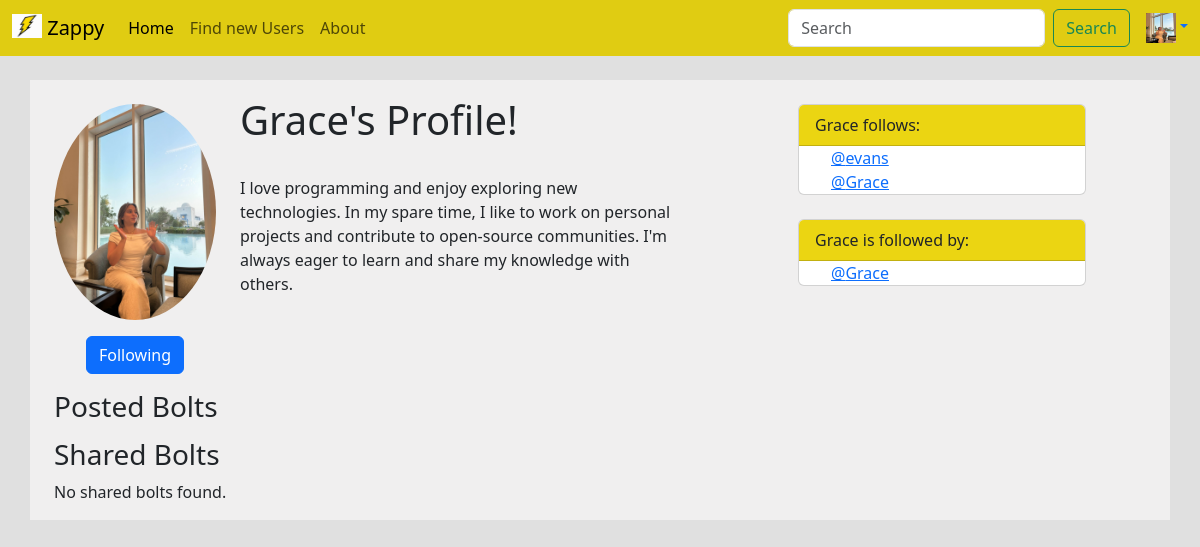
/profile/73 (signed in), run on an earlier commit of the app's database.
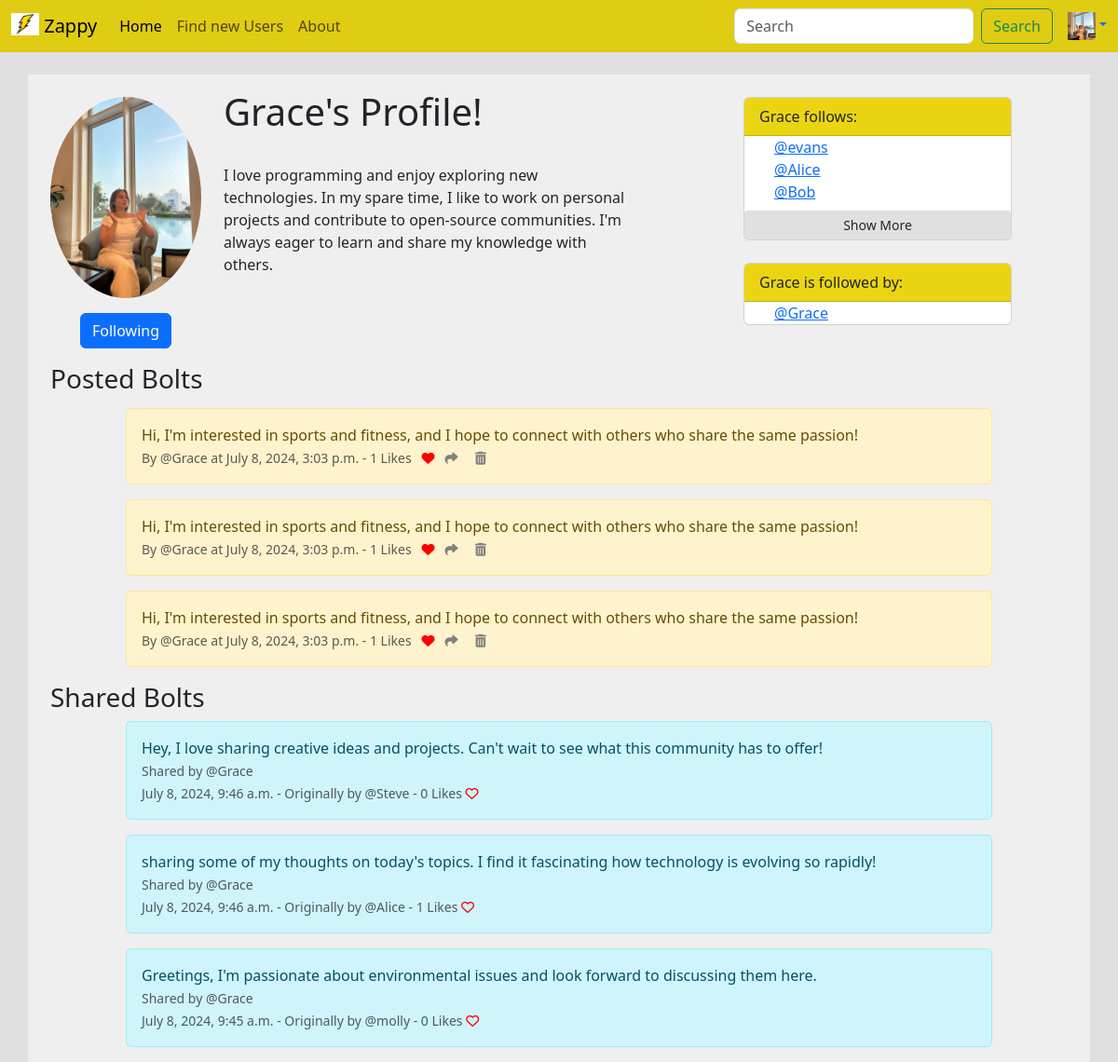
And on a later commit of the database.
### Tclone/models.py (models this page shows, shortened)
class Profile(models.Model):
    user = models.OneToOneField(User, on_delete=models.CASCADE)
    follows = models.ManyToManyField("self", related_name="followed_by", symmetrical=False, blank=True)
    profile_image= models.ImageField(null=True,blank=True,upload_to="images/")
    profile_bio = models.CharField(null=True, blank=True, max_length=500)
    data_modified = models.DateTimeField(User, auto_now=True)
    def __str__(self):
        return self.user.username

class Bolt(models.Model):
    user = models.ForeignKey(
        User, related_name='bolts',
        on_delete=models.DO_NOTHING
        )
    body = models.CharField(max_length=250)
    created_at = models.DateTimeField(auto_now_add=True)
    likes = models.ManyToManyField(User, related_name="BoltLikes")
    def get_number_likes(self):
        return self.likes.count()

class SharedBolt(models.Model):
    user = models.ForeignKey(User, on_delete=models.CASCADE)
    bolt = models.ForeignKey(Bolt, on_delete=models.CASCADE)

### Tclone/views.py (the view)
# urls.py: path('profile/<str:pk>', views.profile, name="profile"),
def profile(request, pk):
    if request.user.is_authenticated:
        context_dict = {}
        profile = Profile.objects.get(user=pk)
        bolts = Bolt.objects.filter(user=pk).order_by("-created_at")
        shared_bolts = SharedBolt.objects.filter(user=pk).select_related('bolt')
        context_dict['profile'] = profile
        context_dict['bolts'] = bolts
        context_dict['shared_bolts'] = shared_bolts
        if request.method == 'POST':
            if 'follow_user' in request.POST:
                request.user.profile.follows.add(profile)
            elif 'unfollow_user' in request.POST:
                request.user.profile.follows.remove(profile)
    return render(request, 'profile.html',context=context_dict)

### Tclone/templates/profile.html (shortened to what the changed rows need)
{% extends 'base.html' %}
{% load static %}
{% block content %}
<html>
    {% if user.is_authenticated %}
        <div class="container text-left">
            <div class="row">
                <div class="col-2 text-right mt-4">
                    {% if profile.profile_image %}
                        <img src="{{ profile.profile_image.url }}" class="img-fluid rounded-circle">
                    {% else %}
                        <img src="{% static 'images/blankprofile.jpg' %}" class="img-fluid rounded-circle">
                    {% endif %}
                    <div class="row mt-3">
                        <div class="col-12 text-center">
                            <form method="post" action="{% url 'profile' profile.user.id %}">
                                {% if profile in user.profile.follows.all %}
                                    <button class="btn btn-primary" type="submit">Following</button>
                                {% else %}
                                    <input type="hidden" name="follow_user" value="{{ profile.user.id }}">
                                    <button class="btn btn-primary" type="submit">Follow</button>
                                {% endif %}
                            </form>
                        </div>
                    </div>
                </div>
                <div class="col-5 text-left mt-3">
                    <h1>{{ profile.user.username }}'s Profile!</h1>
                    <p>{{ profile.profile_bio }}</p>
                </div>
                <div class="col-1"></div>
                <div class="col-4 mt-4">
                    <body>
                        <div class="card " style="width: 18rem;">
                            <div class="card-header" style="background-color: #ebd512;">
                                {{ profile.user }} follows:
                            </div>
                            {% if profile.follows %}
                                <ul class="list-group list-group-flush">
                                    <ul>
                                        {% for followed_user in profile.follows.all|slice:":3" %}
                                            <a href="{% url 'profile' followed_user.user.id %}">@{{ followed_user }}</a></br>
                                        {% endfor %}
                                    </ul>
                                    {% if profile.follows.count > 3 %}
                                        <button class="btn btn-sm mt-2" style="background-color: #e0e0e0;">Show More</button>
                                    {% endif %}
                                </ul>
                            {% else %}
                                <p>{{profile.user}} are not following anyone yet.</p>
                            {% endif %}
                        </div>
                        <div class="card " style="width: 18rem;">
                            <div class="card-header" style="background-color: #ebd512;">
                                {{ profile.user }} is followed by:</br>
                            </div>
                            {% if profile.followed_by %}
                                <ul class="list-group list-group-flush">
                                    <ul>
                                        {% for followed_user in profile.followed_by.all|slice:":3" %}
                                        <a href="{% url 'profile' followed_user.user.id %}">@{{ followed_user }}</a></br>
                                        {% endfor %}
                                    </ul>
                            {% else %}
                                <p>{{profile.user}} is not followed by anyone yet.</p>
                            {% endif %}
                        </div>
                    </body>
                </div>
            </div>
            <div class="row mt-3">
                    <h3>Posted Bolts</h3></br></br>
                    {% if bolts %}
                        {%for bolt in bolts %}
                        <div class="col-1"></div>
                            <div class="alert alert-warning col-10" role="alert">
                                {{bolt.body}}<br/>
                                <small class="text-muted">
                                    By @{{bolt.user}} at {{bolt.created_at}} - {{bolt.get_number_likes}} Likes
                                    &nbsp;
                                    {% if user in bolt.likes.all %}
                                        <a href="{% url 'bolt_like' bolt.id %}">
                                        <i class="fa-solid fa-heart" style="color:red"></i></a>
                                    {% else %}
                                        <a href="{% url 'bolt_like' bolt.id %}">
                                        <i class="fa fa-heart-o" style="color:red"></i></a>
                                    {% endif %}
                                    <a href="{% url 'bolt_share' bolt.id %}">
                                    <i class="fa-solid fa-share" style="color:grey" ></i></a>
                                        {% if user == profile.user %}
                                            <a href="{% url 'delete_bolt' bolt.id %}">
                                                <i class="fas fa-trash-alt" style="color:grey" ></i>
                                            </a>
                                        {% endif %}
                                </small>
                            </div>
                        <div class="col-1"></div>
                        {% endfor %}
                    {% endif %}
                        <h3>Shared Bolts</h3>
                        {% if shared_bolts %}
                            {% for shared_bolt in shared_bolts %}
                            <div class="col-1"></div>
                                <div class="alert alert-info col-10" role="alert">
                                    {{ shared_bolt.bolt.body }}<br/>
                                    <small class="text-muted">
                                        Shared by @{{ shared_bolt.user.username }}<br/>
                                        {{ shared_bolt.bolt.created_at }} - Originally by @{{ shared_bolt.bolt.user.username }}  - {{ shared_bolt.bolt.get_number_likes }} Likes
                                        {% if user in shared_bolt.bolt.likes.all %}
                                            <a href="{% url 'bolt_like' shared_bolt.bolt.id %}">
                                                <i class="fa-solid fa-heart" style="color:red"></i>
                                            </a>
                                        {% else %}
                                            <a href="{% url 'bolt_like' shared_bolt.bolt.id %}">
                                                <i class="fa fa-heart-o" style="color:red"></i>
                                            </a>
                                        {% endif %}
                                    </small>
                                </div>
                            <div class="col-1"></div>
                            {% endfor %}
                        {% else %}
                            <p>No shared bolts found.</p>
                        {% endif %}
            </div>
        </div>
    {% else %}
        <div class="alert alert-warning" role="alert">
            You must be logged in to see this page.
            <a href="login">Login</a>
        </div>
    {% endif %}
</html>
{% endblock %}

What changed in the data, as far as the page shows it:
no longer on one of the page's lists (row unchanged): Profile: user.username "Grace"
now on this page (row unchanged): Profile: user.username "Alice", shown under "Grace's Profile!"
now on this page (row unchanged): Profile: user.username "Bob", shown under "Grace's Profile!"
added Bolt: body "Hi, I'm interested in sports and fitness, and I hope to connect with others who share the same passion!", user "Grace", created_at "July 8, 2024, 3:03 p.m.", get_number_likes "1"
added Bolt: body "Hi, I'm interested in sports and fitness, and I hope to connect with others who share the same passion!", user "Grace", created_at "July 8, 2024, 3:03 p.m.", get_number_likes "1"
added Bolt: body "Hi, I'm interested in sports and fitness, and I hope to connect with others who share the same passion!", user "Grace", created_at "July 8, 2024, 3:03 p.m.", get_number_likes "1"
added SharedBolt: bolt.body "Hey, I love sharing creative ideas and projects. Can't wait to see what this community has to offer!", user.username "Grace", bolt.created_at "July 8, 2024, 9:46 a.m.", bolt.user.username "Steve", bolt.get_number_likes "0"
added SharedBolt: bolt.body "sharing some of my thoughts on today's topics. I find it fascinating how technology is evolving so rapidly!", user.username "Grace", bolt.created_at "July 8, 2024, 9:46 a.m.", bolt.user.username "Alice", bolt.get_number_likes "1"
added SharedBolt: bolt.body "Greetings, I'm passionate about environmental issues and look forward to discussing them here.", user.username "Grace", bolt.created_at "July 8, 2024, 9:45 a.m.", bolt.user.username "molly", bolt.get_number_likes "0"
Also different on the page:
text no longer shown: "No shared bolts found."
text now shown: "Show More"
